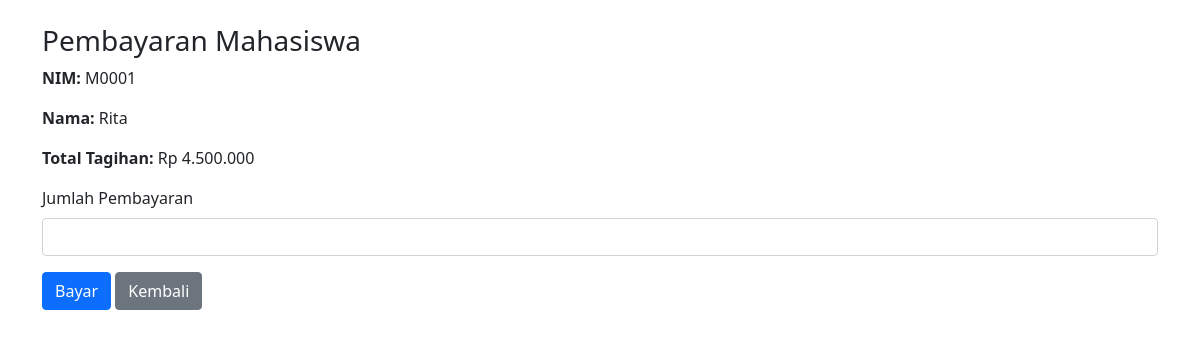
The page /pembayaran_mahasiswa.php?id=16 on the database its author committed.
### tables this page shows
CREATE TABLE `mahasiswa` (
  `id_mahasiswa` int(11) NOT NULL,
  `id_user` int(11) NOT NULL,
  `nim` varchar(20) NOT NULL,
  `total_tagihan` decimal(20,0) NOT NULL,
  `id_jurusan` int(11) NOT NULL
);

CREATE TABLE `users` (
  `id_user` int(11) NOT NULL,
  `nama` varchar(100) NOT NULL,
  `username` varchar(50) NOT NULL,
  `password` varchar(255) NOT NULL,
  `role` enum('admin','tu','dosen','mahasiswa') NOT NULL
);

### pembayaran_mahasiswa.php (the view, shortened to what this page needs)
<?php
include 'db.php';
if (isset($_GET['id'])) {
    $id_mahasiswa = $_GET['id'];
    $query = "
        SELECT mahasiswa.nim, users.nama AS nama_mahasiswa, mahasiswa.total_tagihan
        FROM mahasiswa
        INNER JOIN users ON mahasiswa.id_user = users.id_user
        WHERE mahasiswa.id_mahasiswa = ?
    ";
    $stmt = $conn->prepare($query);
    $stmt->bind_param("i", $id_mahasiswa);
    $stmt->execute();
    $result = $stmt->get_result();
    if ($result && $result->num_rows > 0) {
        $data_mahasiswa = $result->fetch_assoc();
    } else {
        echo "<p>Data mahasiswa tidak ditemukan untuk ID: " . htmlspecialchars($id_mahasiswa) . "</p>";
        echo "<a href='mahasiswa.php'>Kembali ke daftar mahasiswa</a>";
        exit;
    }
} else {
    echo "<p>ID mahasiswa tidak valid atau tidak diberikan.</p>";
    echo "<a href='mahasiswa.php'>Kembali ke daftar mahasiswa</a>";
    exit;
}
?>
<!DOCTYPE html>
<html lang="en">
<head>
    <link href="https://cdn.jsdelivr.net/npm/bootstrap@5.1.3/dist/css/bootstrap.min.css" rel="stylesheet">
</head>
<body>
    <div class="container mt-4">
        <h3>Pembayaran Mahasiswa</h3>
        <p><strong>NIM:</strong> <?= htmlspecialchars($data_mahasiswa['nim'] ?? 'Data tidak ditemukan'); ?></p>
        <p><strong>Nama:</strong> <?= htmlspecialchars($data_mahasiswa['nama_mahasiswa'] ?? 'Data tidak ditemukan'); ?></p>
        <p><strong>Total Tagihan:</strong> Rp <?= isset($data_mahasiswa['total_tagihan']) ? number_format($data_mahasiswa['total_tagihan'], 0, ',', '.') : 'Data tidak ditemukan'; ?></p>
        <form method="post" action="aksi_bayar.php?id=<?= htmlspecialchars($id_mahasiswa); ?>">
            <div class="mb-3">
                <label for="jumlah_bayar" class="form-label">Jumlah Pembayaran</label>
                <input type="number" class="form-control" id="jumlah_bayar" name="jumlah_bayar"
                       min="1" max="<?= $data_mahasiswa['total_tagihan'] ?? 1; ?>" required>
            </div>
            <button type="submit" class="btn btn-primary">Bayar</button>
            <a href="mahasiswa.php" class="btn btn-secondary">Kembali</a>
        </form>
    </div>
</body>
</html>

### rows shown on the page
mahasiswa: nim "M0001", id_user.nama "Rita", total_tagihan "4.500.000"
